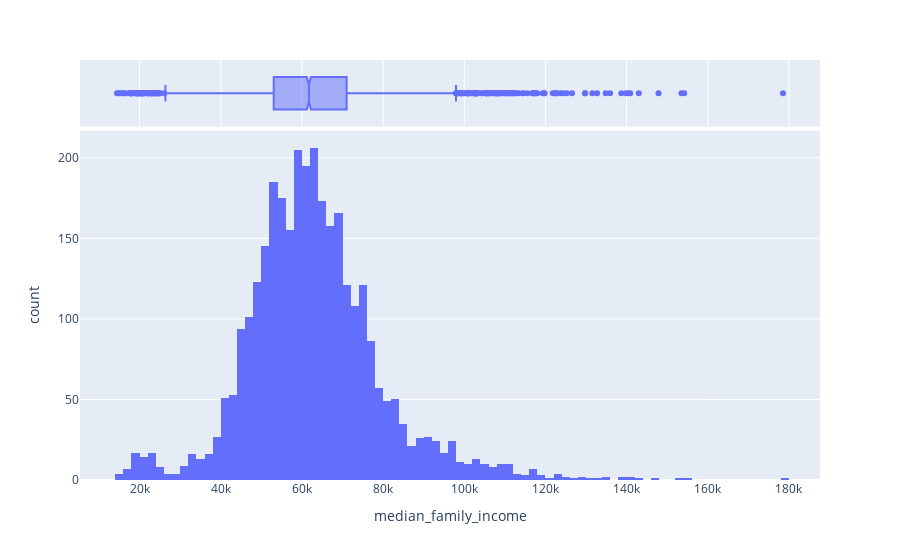

Here is the notebook cell this chart was saved with:
### Markdown cell above
# `Distribution of Income`

### Code cell
fig = px.histogram (dff, x="median_family_income", nbins=100, marginal = 'box')
fig.show()

### Figure 1 — Plotly figure (JSON) as saved in the notebook; plotly's stock layout.template omitted (floating-point values rounded to 4 significant figures; data arrays with more than 128 entries replaced by an {"elided": "..."} marker saying what was removed)
{"data": [{"alignmentgroup": "True", "bingroup": "x", "hovertemplate": "median_family_income=%{x}<br>count=%{y}<extra></extra>", "legendgroup": "", "marker": {"color": "#636efa"}, "name": "", "nbinsx": 100, "offsetgroup": "", "orientation": "v", "showlegend": false, "type": "histogram", "x": {"elided": "3220 int values"}, "xaxis": "x", "yaxis": "y"}, {"alignmentgroup": "True", "hovertemplate": "median_family_income=%{x}<extra></extra>", "legendgroup": "", "marker": {"color": "#636efa"}, "name": "", "notched": true, "offsetgroup": "", "showlegend": false, "type": "box", "x": {"elided": "3220 int values"}, "xaxis": "x2", "yaxis": "y2"}], "layout": {"barmode": "relative", "legend": {"tracegroupgap": 0}, "margin": {"t": 60}, "xaxis": {"anchor": "y", "domain": [0, 1], "title": {"text": "median_family_income"}}, "xaxis2": {"anchor": "y2", "domain": [0, 1], "matches": "x", "showgrid": true, "showticklabels": false}, "yaxis": {"anchor": "x", "domain": [0, 0.8316], "title": {"text": "count"}}, "yaxis2": {"anchor": "x2", "domain": [0.8416, 1], "matches": "y2", "showgrid": false, "showline": false, "showticklabels": false, "ticks": ""}}}
